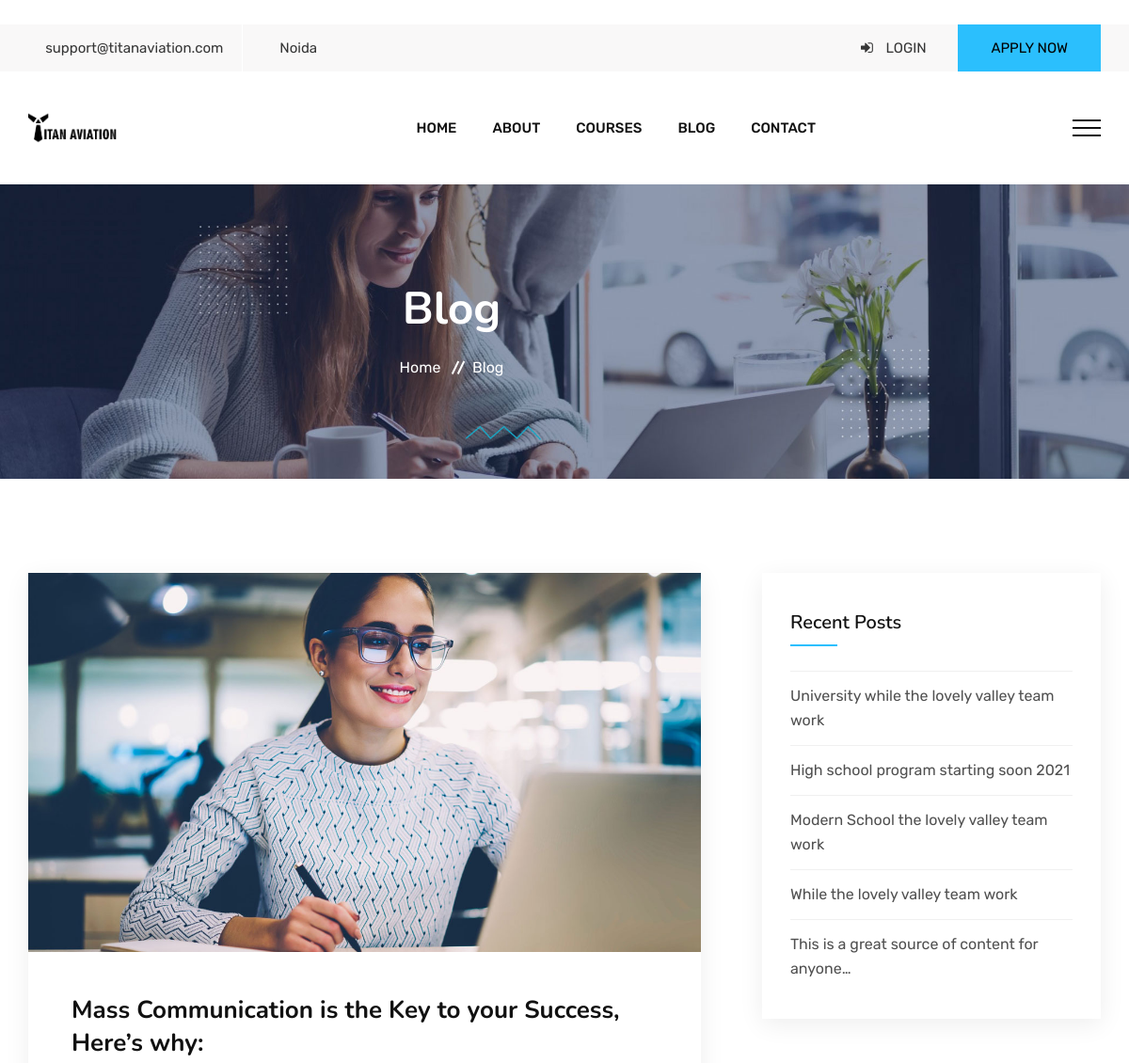
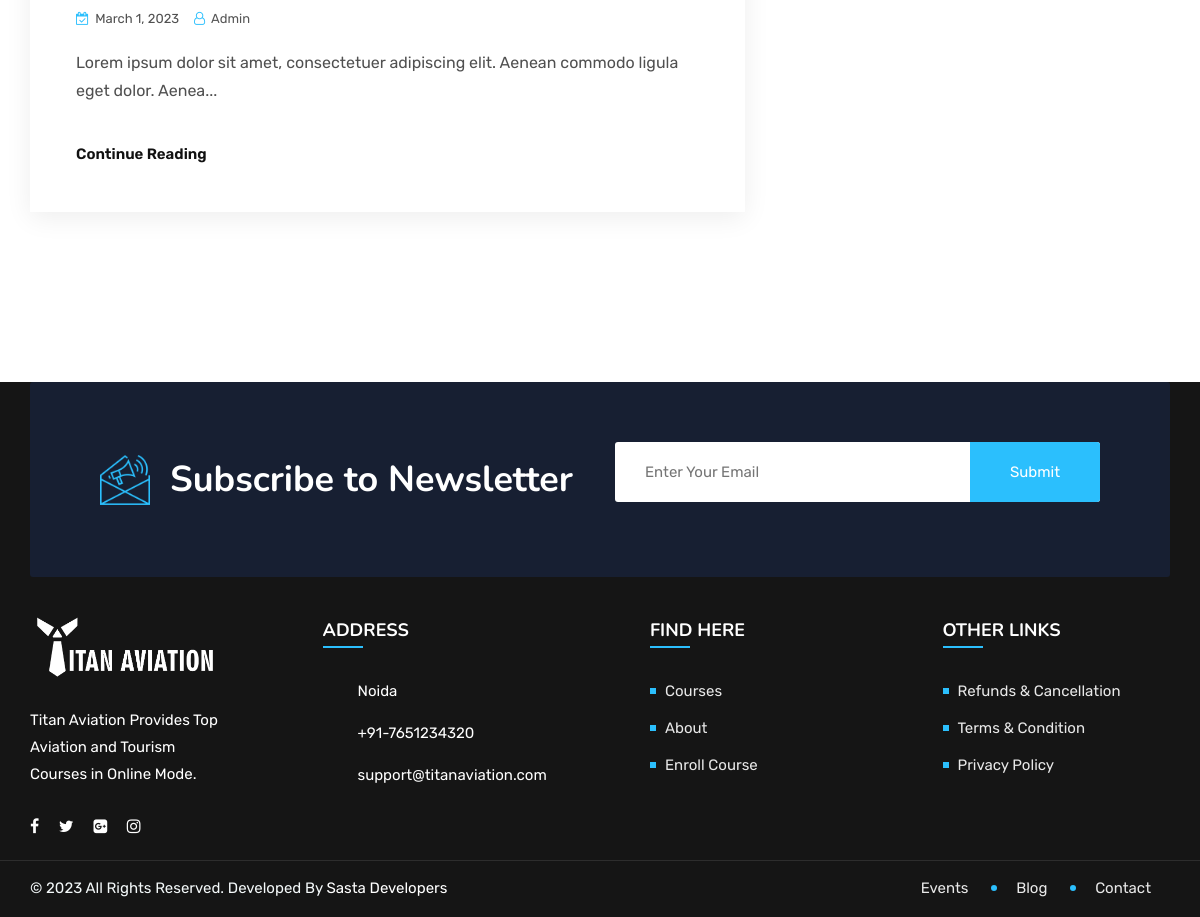
The page /blogpage/ on the database its author committed (2 pictures, top to bottom).
### Home/models.py (models this page shows)
class blog(models.Model):
    blog_title = models.CharField(max_length=300, null=True)
    blog_img = models.ImageField(blank=True, upload_to='media')
    blog_desp = RichTextField()
    blog_date = models.DateField(auto_now_add=False)
    blog_author = models.CharField(max_length=30,null=True)
    blog_slug = AutoSlugField(populate_from='blog_title',unique=True ,default=None, blank=False, null=True)

### Home/views.py (the view)
# urls.py: path('blogpage/',views.blogpage.as_view(),name='blogpage'),
class blogpage(View):
    def get(self,request):
        bl = blog.objects.all()
        return render(request, 'Home/blog.html', {'bl':bl })

### templates/Home/blog.html (shortened to what this page needs)
{% extends 'Base/homebase.html' %} {% block title %}Blog | Titan Aviation{% endblock %} {% block body %}
<div class="main-content">
    <div class="rs-breadcrumbs breadcrumbs-overlay">
        <div class="breadcrumbs-img">
            <img src="/static/Home/assets/images/breadcrumbs/2.jpg" alt="Breadcrumbs Image">
        </div>
        <div class="breadcrumbs-text white-color">
            <h1 class="page-title">Blog</h1>
            <ul>
                <li>
                    <a class="active" href="/">Home</a>
                </li>
                <li>Blog</li>
            </ul>
        </div>
    </div>
    <div class="rs-inner-blog orange-color pt-100 pb-100 md-pt-70 md-pb-70">
        <div class="container">
            <div class="row">
                <div class="col-lg-4 col-md-12 order-last">
                    <div class="widget-area">
                        <div class="recent-posts mb-50">
                            <h3 class="widget-title">Recent Posts</h3>
                            <ul>
                                <li><a href="#">University while the lovely valley team work</a></li>
                                <li><a href="#">High school program starting soon 2021</a></li>
                                <li><a href="#">Modern School the lovely valley team work</a></li>
                                <li><a href="#">While the lovely valley team work</a></li>
                                <li><a href="#">This is a great source of content for anyone…</a></li>
                            </ul>
                        </div>
                    </div>
                </div>
                <div class="col-lg-8 pr-50">
                    <div class="row">
                        {% for b in bl %}
                        <div class="col-lg-12 mb-70">
                            <div class="blog-item">
                                <div class="blog-img">
                                    {% if b.blog_img %}
                                    <a href="{% url 'Home:blogdetailview' b.blog_slug %}"><img src="{{b.blog_img.url}}" alt=""></a>
                                    {% endif %}
                                </div>
                                <div class="blog-content">
                                    <h3 class="blog-title"><a href="{% url 'Home:blogdetailview' b.blog_slug %}">{{b.blog_title}}</a></h3>
                                    <div class="blog-meta">
                                        <ul class="btm-cate">
                                            <li>
                                                <div class="blog-date">
                                                    <i class="fa fa-calendar-check-o"></i> {{b.blog_date}}
                                                </div>
                                            </li>
                                            <li>
                                                <div class="author">
                                                    <i class="fa fa-user-o"></i> {{b.blog_author}}
                                                </div>
                                            </li>
                                        </ul>
                                    </div>
                                    <div class="blog-desc">
                                        {{b.blog_desp | safe | slice:":100"}}...
                                    </div>
                                    <div class="blog-button">
                                        <a class="blog-btn" href="{% url 'Home:blogdetailview' b.blog_slug %}">Continue Reading</a>
                                    </div>
                                </div>
                            </div>
                        </div>
                        {% endfor %}
                    </div>
                </div>
            </div>
        </div>
    </div>
{% endblock %}

### rows shown on the page
blog: blog_img (picture), blog_title "Mass Communication is the Key to your Success, Here’s why:", blog_date "March 1, 2023", blog_author "Admin", blog_desp "Lorem ipsum dolor sit amet, consectetuer adipiscing elit. Aenean commodo ligula eget dolor. Aenea"
